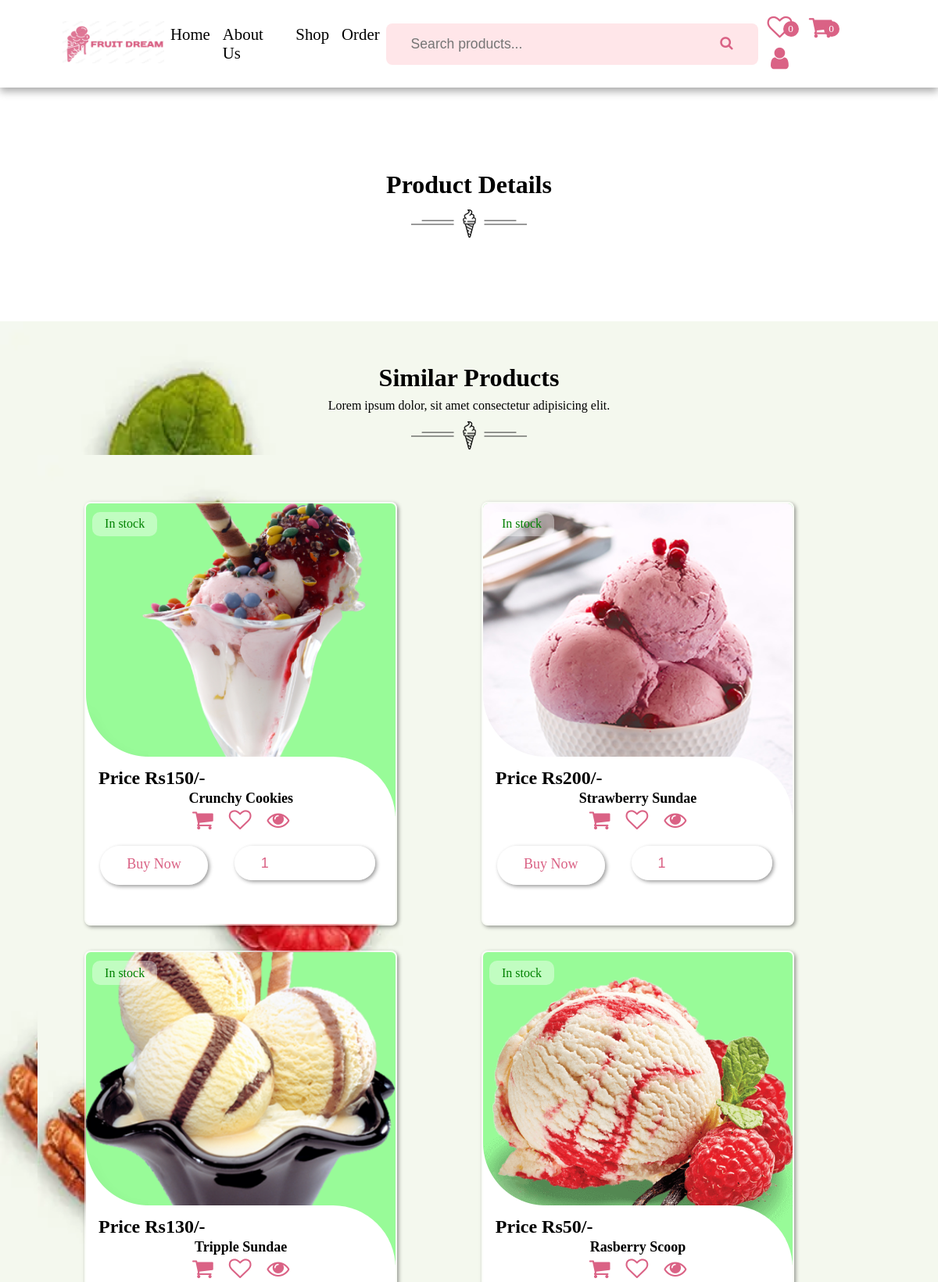
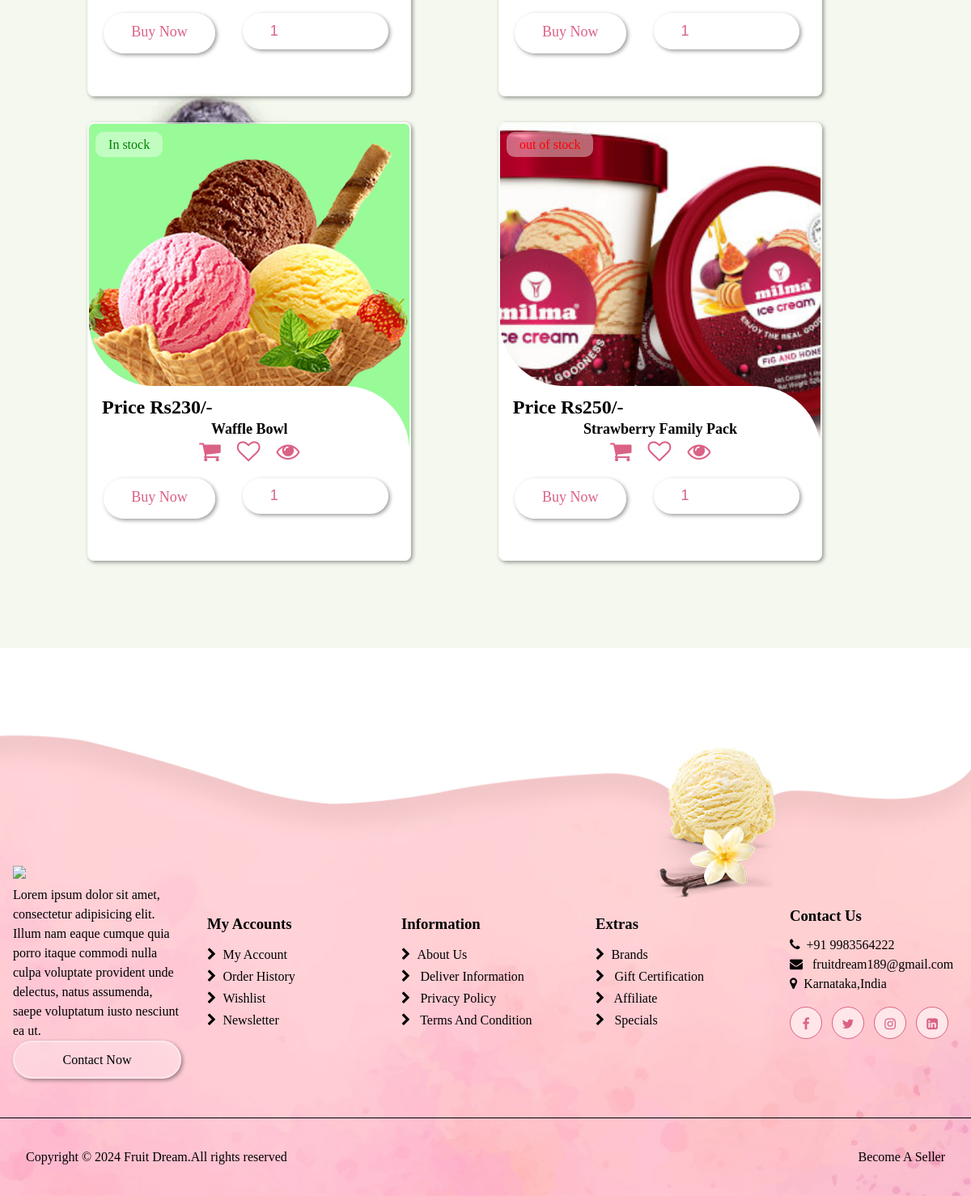
Page /view_page.php on the committed database (2 pictures, top to bottom).
### tables this page shows
CREATE TABLE `products` (
  `id` varchar(20) NOT NULL,
  `seller_id` varchar(20) NOT NULL,
  `name` varchar(100) NOT NULL,
  `price` int(10) NOT NULL,
  `image` varchar(100) NOT NULL,
  `stock` int(100) NOT NULL,
  `product_detail` varchar(1000) NOT NULL,
  `status` varchar(100) NOT NULL
);

### components/shop.php (the view, shortened to what this page needs)
<div class="products">
        <div class="box-container">
            <?php
            $select_products = $conn->prepare("SELECT * FROM `products` WHERE status=? limit 6");
            $select_products->execute(['active']);
            if ($select_products->rowCount()>0) {
                while ($fetch_products = $select_products->fetch(PDO::FETCH_ASSOC)) {
            ?>
            <form action="" method="post" class="box <?php if($fetch_products['stock']==0){
                echo 'disabled';
            }?>">
            <img src="uploaded_files/<?= $fetch_products['image']; ?>" class="image">
            <?php  if($fetch_products['stock']>0){
            ?>
            <span class="stock" style="color:green;">In stock</span>
            <?php }elseif($fetch_products['stock']==0){
            ?>
            <span class="stock" style="color:red;">out of stock</span>
            <?php }else{?>
            <span class="stock" style="color:red;">hurry,only <?=$fetch_products['stock'];?></span>
            <?php } ?>
            <div class="content">
                <img src="image/shape-19.png" class="shap">
                <div class="button">
                    <div><h3 class="name"><?= $fetch_products['name'];?></h3></div>
                    <div>
                        <button type="submit" name="add_to_cart"><i class="fa fa-shopping-cart" aria-hidden="true"></i></button>
                        <button type="submit" name="add_to_wishlist"><i class="fa fa-heart-o" aria-hidden="true"></i></button>
                        <a href="view_page.php?pid=<?= $fetch_products['id']?>" class="fa fa-eye"></a>
                    </div>
                </div>
                <p class="price">
                    price Rs<?= $fetch_products['price'];?>/-
                </p>
                <div class="flex-btn">
                    <a href="checkout.php?get_id<?= $fetch_products['id']; ?>" class="btn" style="border-radius: 45px;">buy now</a>
                    <input type="number" name="qty" required min='1' max="99" maxlength="2" class="qty box" value="1">
                </div>
            </div>
            </form>
            <?php
                }
            }else{
                echo '<div class="empty">
                    <p>no products added yet!</p>
                </div>';
            }
            ?>
        </div>
    </div>

### css/user_style.css (style rules this page uses)
* { margin: 0; padding: 0; box-sizing: border-box; outline: none; border: none; text-decoration: none; list-style: none; }
:root { --space:2rem; --main-color:#da6285; --pink-color:#ff8e9d; --pink-opacity:#ffe6e9; --white-alpha-40:rgba(255,255,255,0.40); --white-alpha-25:rgba(255,255,255,0.25); --backdrop-filter: blur(5px); --box-shadow:2px 2px 5px rgba(0,0,0,0.40); }
html { scroll-behavior: smooth; }
.btn { background-color: var(--white-alpha-25); border: 2px solid var(--white-alpha-40); backdrop-filter: var(--backdrop-filter); box-shadow: var(--box-shadow); text-transform: capitalize; color: var(--main-color); padding: 0.5rem 2rem; font-size: 20px; cursor: pointer; position: relative; text-align: center; }
.btn::before { position: absolute; content: ''; top: 0; left: 0; height: 100%; width: 0; border-radius: 30px; background-color: var(--main-color); z-index: -1; transition: width 0.3s ease; }
.box-container { display:grid; grid-template-columns: repeat(auto-fit,minmax(30rem,1fr)); align-items: center; }
.box-container .box { background-color: var(--white-alpha-25); border: 2px solid var(--white-alpha-40); backdrop-filter: var(--backdrop-filter); box-shadow: var(--box-shadow); margin: 1rem; width: 50%; margin-left: 20rem; border-radius: 0.5rem; }
.flex-btn { display: flex; justify-content: center; }
.flex-btn .btn { margin: 0.5rem; border: 50%; }
.products { background-image: url(../image/bg1.webp); padding: 4%; background-size:cover; }
.products .box-container .box { position: relative; margin: 1rem; overflow: hidden; width: 400px; }
.products .box-container .box .stock { position: absolute; top: 2%; left: 2%; font-size: 1rem; background-color: var(--white-alpha-40); padding: 0.4rem 1rem; border-radius: 10px; }
.products .box-container .box .image { width: 100%; height: 25rem; object-fit: cover ; transition: 0.5s; background-color:palegreen; }
.products .box-container .box .content { position: relative; display: block; background-color: #FFF; padding: 40px 10px; margin-top: -80px; border-top-right-radius: 80px; text-align: center; line-height: 1.5; text-transform: capitalize; }
.products .box-container .box .content .shap { position: absolute; left: 0; top: -80px; width: 80px; height: 80px; background-repeat: no-repeat; }
.products .box-container .box h3 { text-transform: capitalize; font-size: 18px; }
.products .box-container .box .price { position: absolute; top: 4%; left: 4%; text-transform: capitalize; font-weight: bold; font-size: 1.5rem; margin-bottom: 1rem; }
.products .box-container .box .button button { background-color: transparent; cursor: pointer; }
.products .box-container .box .button i, .products .box-container .box .button a { color: var(--main-color); margin: 0 0.5rem; font-size: 1.8rem; }
.products .box-container .box .flex-btn { justify-content: space-between; }
.products .box-container .box .flex-btn input { width: 48%; color: var(--main-color); padding: 0.6rem 2rem; border-radius: 1.5rem; font-size: 18px; }
.products .box-container .box .flex-btn .btn { font-size: 18px; height: 50px; margin-top: 1rem; }

### rows in the picture
products: image (picture), stock "In stock", name "Crunchy Cookies", price "150"
products: image (picture), stock "In stock", name "Strawberry Sundae", price "200"
products: image (picture), stock "In stock", name "Tripple Sundae", price "130"
products: image (picture), stock "In stock", name "Rasberry Scoop", price "50"
products: image (picture), stock "In stock", name "Waffle Bowl", price "230"
products: image (picture), stock "out of stock", name "Strawberry Family Pack", price "250"

### other values in the picture
$total_wishlist_items "0"
$total_cart_items "0"
